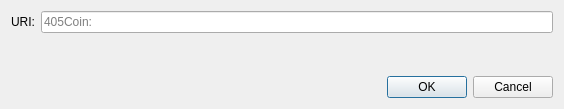
<?xml version="1.0" encoding="UTF-8"?>
<ui version="4.0">
 <class>OpenURIDialog</class>
 <widget class="QDialog" name="OpenURIDialog">
  <property name="geometry">
   <rect>
    <x>0</x>
    <y>0</y>
    <width>564</width>
    <height>109</height>
   </rect>
  </property>
  <property name="windowTitle">
   <string>Open URI</string>
  </property>
  <layout class="QVBoxLayout" name="verticalLayout">
   <item>
    <layout class="QHBoxLayout" name="horizontalLayout">
     <item>
      <widget class="QLabel" name="label">
       <property name="text">
        <string>URI:</string>
       </property>
      </widget>
     </item>
     <item>
      <widget class="QValidatedLineEdit" name="uriEdit">
       <property name="placeholderText">
        <string notr="true">405Coin:</string>
       </property>
      </widget>
     </item>
    </layout>
   </item>
   <item>
    <spacer name="verticalSpacer">
     <property name="orientation">
      <enum>Qt::Vertical</enum>
     </property>
     <property name="sizeHint" stdset="0">
      <size>
       <width>20</width>
       <height>40</height>
      </size>
     </property>
    </spacer>
   </item>
   <item>
    <widget class="QDialogButtonBox" name="buttonBox">
     <property name="orientation">
      <enum>Qt::Horizontal</enum>
     </property>
     <property name="standardButtons">
      <set>QDialogButtonBox::Cancel|QDialogButtonBox::Ok</set>
     </property>
    </widget>
   </item>
  </layout>
 </widget>
 <customwidgets>
  <customwidget>
   <class>QValidatedLineEdit</class>
   <extends>QLineEdit</extends>
   <header>qt/qvalidatedlineedit.h</header>
  </customwidget>
 </customwidgets>
 <resources/>
 <connections>
  <connection>
   <sender>buttonBox</sender>
   <signal>accepted()</signal>
   <receiver>OpenURIDialog</receiver>
   <slot>accept()</slot>
   <hints>
    <hint type="sourcelabel">
     <x>248</x>
     <y>254</y>
    </hint>
    <hint type="destinationlabel">
     <x>157</x>
     <y>274</y>
    </hint>
   </hints>
  </connection>
  <connection>
   <sender>buttonBox</sender>
   <signal>rejected()</signal>
   <receiver>OpenURIDialog</receiver>
   <slot>reject()</slot>
   <hints>
    <hint type="sourcelabel">
     <x>316</x>
     <y>260</y>
    </hint>
    <hint type="destinationlabel">
     <x>286</x>
     <y>274</y>
    </hint>
   </hints>
  </connection>
 </connections>
</ui>
